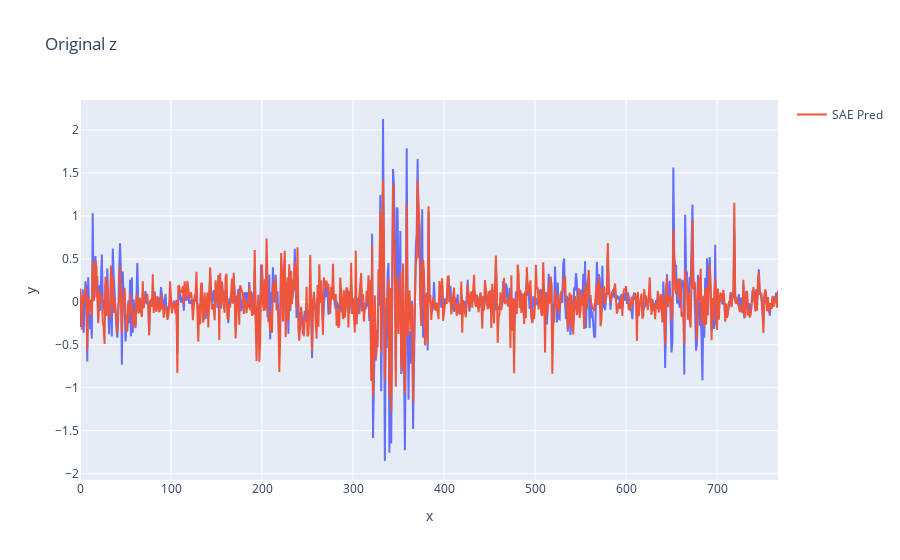
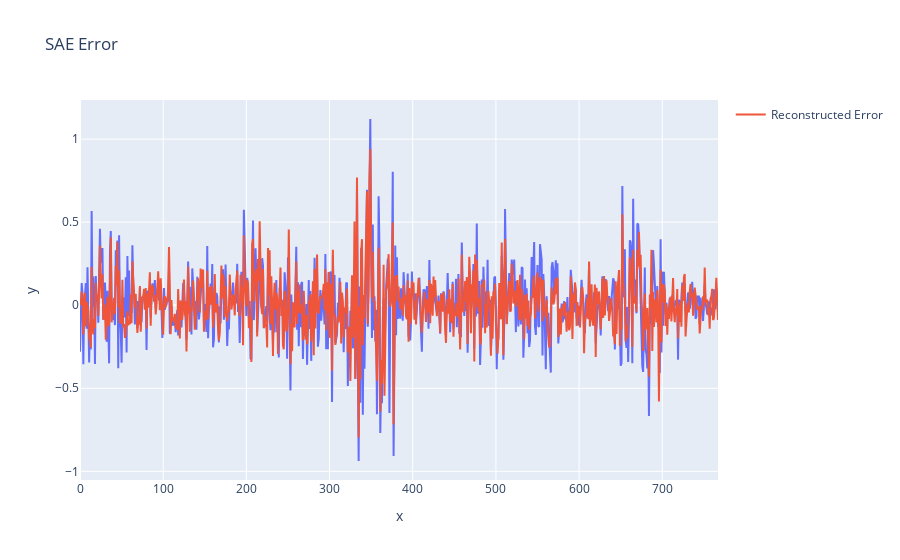

Write notebook code for charts like these, in order.
### Code cell
# Original z line plot
fig = px.line(x=range(0, 768), y=original_z[idx, :].detach().numpy(), title='Original z')
fig.add_scatter(y=sae_pred[idx, :].detach().numpy(), mode='lines', name='SAE Pred')
fig.show()

# Original z line plot
fig = px.line(x=range(0, 768), y=sae_errors[idx, :].detach().numpy(), title='SAE Error')
fig.add_scatter(y=recon.squeeze().detach().numpy(), mode='lines', name='Reconstructed Error')
fig.show()

### Figure 1 — Plotly figure (JSON) as saved in the notebook; plotly's stock layout.template omitted (floating-point values rounded to 4 significant figures; data arrays with more than 128 entries replaced by an {"elided": "..."} marker saying what was removed)
{"data": [{"hovertemplate": "x=%{x}<br>y=%{y}<extra></extra>", "legendgroup": "", "line": {"color": "#636efa", "dash": "solid"}, "marker": {"symbol": "circle"}, "mode": "lines", "name": "", "orientation": "v", "showlegend": false, "type": "scatter", "x": {"elided": "768 int values"}, "xaxis": "x", "y": {"elided": "768 float values"}, "yaxis": "y"}, {"mode": "lines", "name": "SAE Pred", "type": "scatter", "y": {"elided": "768 float values"}}], "layout": {"legend": {"tracegroupgap": 0}, "title": {"text": "Original z"}, "xaxis": {"anchor": "y", "domain": [0, 1], "title": {"text": "x"}}, "yaxis": {"anchor": "x", "domain": [0, 1], "title": {"text": "y"}}}}

### Figure 2 — Plotly figure (JSON) as saved in the notebook; plotly's stock layout.template omitted (floating-point values rounded to 4 significant figures; data arrays with more than 128 entries replaced by an {"elided": "..."} marker saying what was removed)
{"data": [{"hovertemplate": "x=%{x}<br>y=%{y}<extra></extra>", "legendgroup": "", "line": {"color": "#636efa", "dash": "solid"}, "marker": {"symbol": "circle"}, "mode": "lines", "name": "", "orientation": "v", "showlegend": false, "type": "scatter", "x": {"elided": "768 int values"}, "xaxis": "x", "y": {"elided": "768 float values"}, "yaxis": "y"}, {"mode": "lines", "name": "Reconstructed Error", "type": "scatter", "y": {"elided": "768 float values"}}], "layout": {"legend": {"tracegroupgap": 0}, "title": {"text": "SAE Error"}, "xaxis": {"anchor": "y", "domain": [0, 1], "title": {"text": "x"}}, "yaxis": {"anchor": "x", "domain": [0, 1], "title": {"text": "y"}}}}
